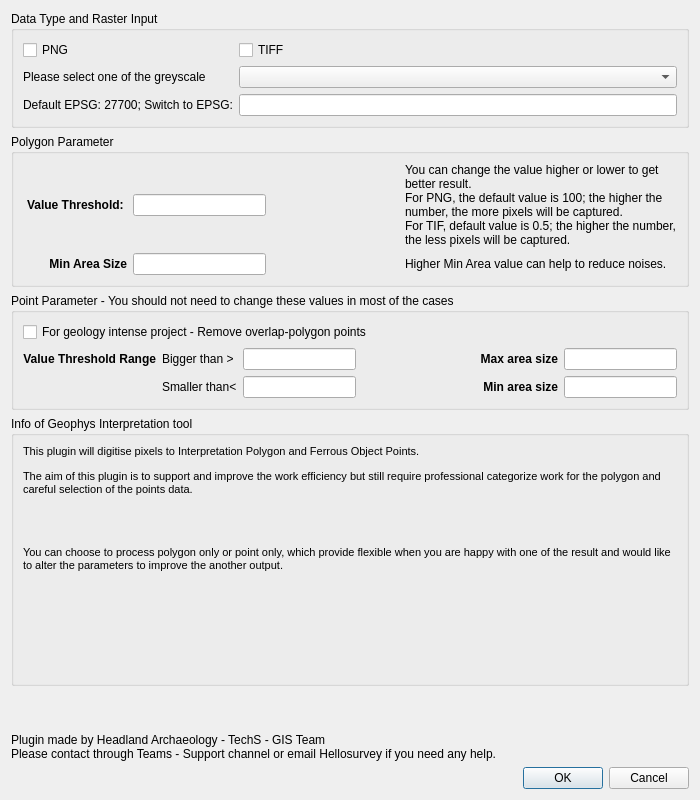
<?xml version="1.0" encoding="UTF-8"?>
<ui version="4.0">
 <class>HAGeophysInterpretationDialogBase</class>
 <widget class="QDialog" name="HAGeophysInterpretationDialogBase">
  <property name="geometry">
   <rect>
    <x>0</x>
    <y>0</y>
    <width>700</width>
    <height>800</height>
   </rect>
  </property>
  <property name="minimumSize">
   <size>
    <width>700</width>
    <height>800</height>
   </size>
  </property>
  <property name="maximumSize">
   <size>
    <width>800</width>
    <height>1000</height>
   </size>
  </property>
  <property name="windowTitle">
   <string>HA-Geophys Interpretation</string>
  </property>
  <layout class="QGridLayout" name="gridLayout">
   <item row="5" column="0" colspan="3">
    <widget class="QLabel" name="label_2">
     <property name="font">
      <font>
       <family>Arial</family>
      </font>
     </property>
     <property name="text">
      <string>Plugin made by Headland Archaeology - TechS - GIS Team
Please contact through Teams - Support channel or email Hellosurvey if you need any help.</string>
     </property>
     <property name="alignment">
      <set>Qt::AlignBottom|Qt::AlignLeading|Qt::AlignLeft</set>
     </property>
    </widget>
   </item>
   <item row="2" column="0" colspan="4">
    <widget class="QGroupBox" name="polygonParameter">
     <property name="title">
      <string>Polygon Parameter</string>
     </property>
     <layout class="QGridLayout" name="gridLayout_4">
      <item row="0" column="0">
       <widget class="QLabel" name="labelThresholdPolygon">
        <property name="font">
         <font>
          <weight>75</weight>
          <bold>true</bold>
         </font>
        </property>
        <property name="text">
         <string> Value Threshold: </string>
        </property>
        <property name="alignment">
         <set>Qt::AlignRight|Qt::AlignTrailing|Qt::AlignVCenter</set>
        </property>
       </widget>
      </item>
      <item row="0" column="1">
       <widget class="QLineEdit" name="threshold">
        <property name="text">
         <string/>
        </property>
       </widget>
      </item>
      <item row="0" column="2">
       <spacer name="horizontalSpacer_3">
        <property name="orientation">
         <enum>Qt::Horizontal</enum>
        </property>
        <property name="sizeHint" stdset="0">
         <size>
          <width>31</width>
          <height>20</height>
         </size>
        </property>
       </spacer>
      </item>
      <item row="0" column="3">
       <widget class="QLabel" name="thresholdExplain">
        <property name="acceptDrops">
         <bool>false</bool>
        </property>
        <property name="layoutDirection">
         <enum>Qt::LeftToRight</enum>
        </property>
        <property name="autoFillBackground">
         <bool>false</bool>
        </property>
        <property name="text">
         <string>You can change the value higher or lower to get better result. 
For PNG, the default value is 100; the higher the number, the more pixels will be captured. 
For TIF, default value is 0.5; the higher the number, the less pixels will be captured.</string>
        </property>
        <property name="scaledContents">
         <bool>false</bool>
        </property>
        <property name="alignment">
         <set>Qt::AlignLeading|Qt::AlignLeft|Qt::AlignVCenter</set>
        </property>
        <property name="wordWrap">
         <bool>true</bool>
        </property>
       </widget>
      </item>
      <item row="1" column="0">
       <widget class="QLabel" name="labelMinArea">
        <property name="font">
         <font>
          <weight>75</weight>
          <bold>true</bold>
         </font>
        </property>
        <property name="text">
         <string>Min Area Size</string>
        </property>
        <property name="alignment">
         <set>Qt::AlignRight|Qt::AlignTrailing|Qt::AlignVCenter</set>
        </property>
       </widget>
      </item>
      <item row="1" column="1">
       <widget class="QLineEdit" name="minArea">
        <property name="text">
         <string/>
        </property>
       </widget>
      </item>
      <item row="1" column="2">
       <spacer name="horizontalSpacer_4">
        <property name="orientation">
         <enum>Qt::Horizontal</enum>
        </property>
        <property name="sizeHint" stdset="0">
         <size>
          <width>31</width>
          <height>20</height>
         </size>
        </property>
       </spacer>
      </item>
      <item row="1" column="3">
       <widget class="QLabel" name="thresholdExplain_2">
        <property name="acceptDrops">
         <bool>false</bool>
        </property>
        <property name="layoutDirection">
         <enum>Qt::LeftToRight</enum>
        </property>
        <property name="autoFillBackground">
         <bool>false</bool>
        </property>
        <property name="text">
         <string>Higher Min Area value can help to reduce noises.</string>
        </property>
        <property name="scaledContents">
         <bool>false</bool>
        </property>
        <property name="alignment">
         <set>Qt::AlignLeading|Qt::AlignLeft|Qt::AlignVCenter</set>
        </property>
        <property name="wordWrap">
         <bool>true</bool>
        </property>
       </widget>
      </item>
     </layout>
    </widget>
   </item>
   <item row="3" column="0" colspan="4">
    <widget class="QGroupBox" name="pointParameter">
     <property name="title">
      <string>Point Parameter - You should not need to change these values in most of the cases</string>
     </property>
     <layout class="QGridLayout" name="gridLayout_3">
      <item row="3" column="5">
       <widget class="QLineEdit" name="minAreaPoint">
        <property name="text">
         <string/>
        </property>
       </widget>
      </item>
      <item row="2" column="3">
       <spacer name="horizontalSpacer">
        <property name="orientation">
         <enum>Qt::Horizontal</enum>
        </property>
        <property name="sizeHint" stdset="0">
         <size>
          <width>90</width>
          <height>20</height>
         </size>
        </property>
       </spacer>
      </item>
      <item row="2" column="4">
       <widget class="QLabel" name="labelMaxAreaPoint">
        <property name="font">
         <font>
          <weight>75</weight>
          <bold>true</bold>
         </font>
        </property>
        <property name="text">
         <string>Max area size</string>
        </property>
        <property name="alignment">
         <set>Qt::AlignRight|Qt::AlignTrailing|Qt::AlignVCenter</set>
        </property>
       </widget>
      </item>
      <item row="2" column="0">
       <widget class="QLabel" name="labelThresholdPoint">
        <property name="font">
         <font>
          <weight>75</weight>
          <bold>true</bold>
         </font>
        </property>
        <property name="text">
         <string>Value Threshold Range</string>
        </property>
        <property name="alignment">
         <set>Qt::AlignRight|Qt::AlignTrailing|Qt::AlignVCenter</set>
        </property>
       </widget>
      </item>
      <item row="3" column="3">
       <spacer name="horizontalSpacer_2">
        <property name="orientation">
         <enum>Qt::Horizontal</enum>
        </property>
        <property name="sizeHint" stdset="0">
         <size>
          <width>90</width>
          <height>20</height>
         </size>
        </property>
       </spacer>
      </item>
      <item row="2" column="2">
       <widget class="QLineEdit" name="biggerThanValue">
        <property name="text">
         <string/>
        </property>
       </widget>
      </item>
      <item row="2" column="5">
       <widget class="QLineEdit" name="maxAreaPoint">
        <property name="text">
         <string/>
        </property>
       </widget>
      </item>
      <item row="3" column="2">
       <widget class="QLineEdit" name="smallerThanValue">
        <property name="text">
         <string/>
        </property>
       </widget>
      </item>
      <item row="2" column="1">
       <widget class="QLabel" name="labelBiggerThan">
        <property name="font">
         <font>
          <italic>false</italic>
         </font>
        </property>
        <property name="text">
         <string>Bigger than &gt;</string>
        </property>
       </widget>
      </item>
      <item row="3" column="1">
       <widget class="QLabel" name="labelSmallerThan">
        <property name="text">
         <string>Smaller than&lt;</string>
        </property>
       </widget>
      </item>
      <item row="3" column="4">
       <widget class="QLabel" name="labelMinAreaPoint_2">
        <property name="font">
         <font>
          <weight>75</weight>
          <bold>true</bold>
         </font>
        </property>
        <property name="text">
         <string>Min area size</string>
        </property>
        <property name="alignment">
         <set>Qt::AlignRight|Qt::AlignTrailing|Qt::AlignVCenter</set>
        </property>
       </widget>
      </item>
      <item row="1" column="0" colspan="4">
       <widget class="QCheckBox" name="geologyRemoveCheckBox">
        <property name="text">
         <string>For geology intense project - Remove overlap-polygon points</string>
        </property>
       </widget>
      </item>
     </layout>
    </widget>
   </item>
   <item row="4" column="0" colspan="4">
    <widget class="QGroupBox" name="groupBox_2">
     <property name="title">
      <string>Info of Geophys Interpretation tool</string>
     </property>
     <layout class="QGridLayout" name="gridLayout_2">
      <item row="0" column="0" rowspan="2" colspan="2">
       <widget class="QLabel" name="label_4">
        <property name="font">
         <font>
          <family>Arial</family>
          <pointsize>8</pointsize>
         </font>
        </property>
        <property name="text">
         <string>&lt;html&gt;&lt;head/&gt;&lt;body&gt;&lt;p&gt;This plugin will digitise pixels to Interpretation Polygon and Ferrous Object Points.&lt;/p&gt;&lt;p&gt;The aim of this plugin is to support and improve the work efficiency but still require professional categorize work for the polygon and careful selection of the points data.&lt;/p&gt;&lt;p&gt;&lt;br/&gt;&lt;/p&gt;&lt;p&gt;You can choose to process polygon only or point only, which provide flexible when you are happy with one of the result and would like to alter the parameters to improve the another output.&lt;/p&gt;&lt;p&gt;&lt;br/&gt;&lt;/p&gt;&lt;p&gt;&lt;br/&gt;&lt;/p&gt;&lt;/body&gt;&lt;/html&gt;</string>
        </property>
        <property name="scaledContents">
         <bool>false</bool>
        </property>
        <property name="alignment">
         <set>Qt::AlignLeading|Qt::AlignLeft|Qt::AlignTop</set>
        </property>
        <property name="wordWrap">
         <bool>true</bool>
        </property>
       </widget>
      </item>
     </layout>
    </widget>
   </item>
   <item row="0" column="0" colspan="4">
    <widget class="QGroupBox" name="dataTypeGroupBox">
     <property name="title">
      <string>Data Type and Raster Input</string>
     </property>
     <layout class="QGridLayout" name="gridLayout_5">
      <item row="0" column="0">
       <widget class="QCheckBox" name="pngCheckBox">
        <property name="font">
         <font>
          <family>Arial</family>
          <pointsize>9</pointsize>
         </font>
        </property>
        <property name="text">
         <string>PNG</string>
        </property>
       </widget>
      </item>
      <item row="0" column="1">
       <widget class="QCheckBox" name="tifCheckBox">
        <property name="font">
         <font>
          <family>Arial</family>
          <pointsize>9</pointsize>
         </font>
        </property>
        <property name="text">
         <string>TIFF</string>
        </property>
       </widget>
      </item>
      <item row="1" column="0">
       <widget class="QLabel" name="labelGreyscaleInput">
        <property name="font">
         <font>
          <family>Arial</family>
          <pointsize>9</pointsize>
         </font>
        </property>
        <property name="text">
         <string>Please select one of the greyscale</string>
        </property>
       </widget>
      </item>
      <item row="1" column="1">
       <widget class="QgsMapLayerComboBox" name="greyscaleComboBox"/>
      </item>
      <item row="2" column="0">
       <widget class="QLabel" name="labelEPSG">
        <property name="font">
         <font>
          <family>Arial</family>
          <pointsize>9</pointsize>
         </font>
        </property>
        <property name="text">
         <string>Default EPSG: 27700; Switch to EPSG:</string>
        </property>
       </widget>
      </item>
      <item row="2" column="1">
       <widget class="QLineEdit" name="newEPSGinput"/>
      </item>
     </layout>
    </widget>
   </item>
   <item row="6" column="3">
    <widget class="QDialogButtonBox" name="button_box">
     <property name="orientation">
      <enum>Qt::Horizontal</enum>
     </property>
     <property name="standardButtons">
      <set>QDialogButtonBox::Cancel|QDialogButtonBox::Ok</set>
     </property>
    </widget>
   </item>
  </layout>
 </widget>
 <customwidgets>
  <customwidget>
   <class>QgsMapLayerComboBox</class>
   <extends>QComboBox</extends>
   <header>qgsmaplayercombobox.h</header>
  </customwidget>
 </customwidgets>
 <resources/>
 <connections>
  <connection>
   <sender>button_box</sender>
   <signal>accepted()</signal>
   <receiver>HAGeophysInterpretationDialogBase</receiver>
   <slot>accept()</slot>
   <hints>
    <hint type="sourcelabel">
     <x>20</x>
     <y>20</y>
    </hint>
    <hint type="destinationlabel">
     <x>20</x>
     <y>20</y>
    </hint>
   </hints>
  </connection>
  <connection>
   <sender>button_box</sender>
   <signal>rejected()</signal>
   <receiver>HAGeophysInterpretationDialogBase</receiver>
   <slot>reject()</slot>
   <hints>
    <hint type="sourcelabel">
     <x>20</x>
     <y>20</y>
    </hint>
    <hint type="destinationlabel">
     <x>20</x>
     <y>20</y>
    </hint>
   </hints>
  </connection>
 </connections>
</ui>
